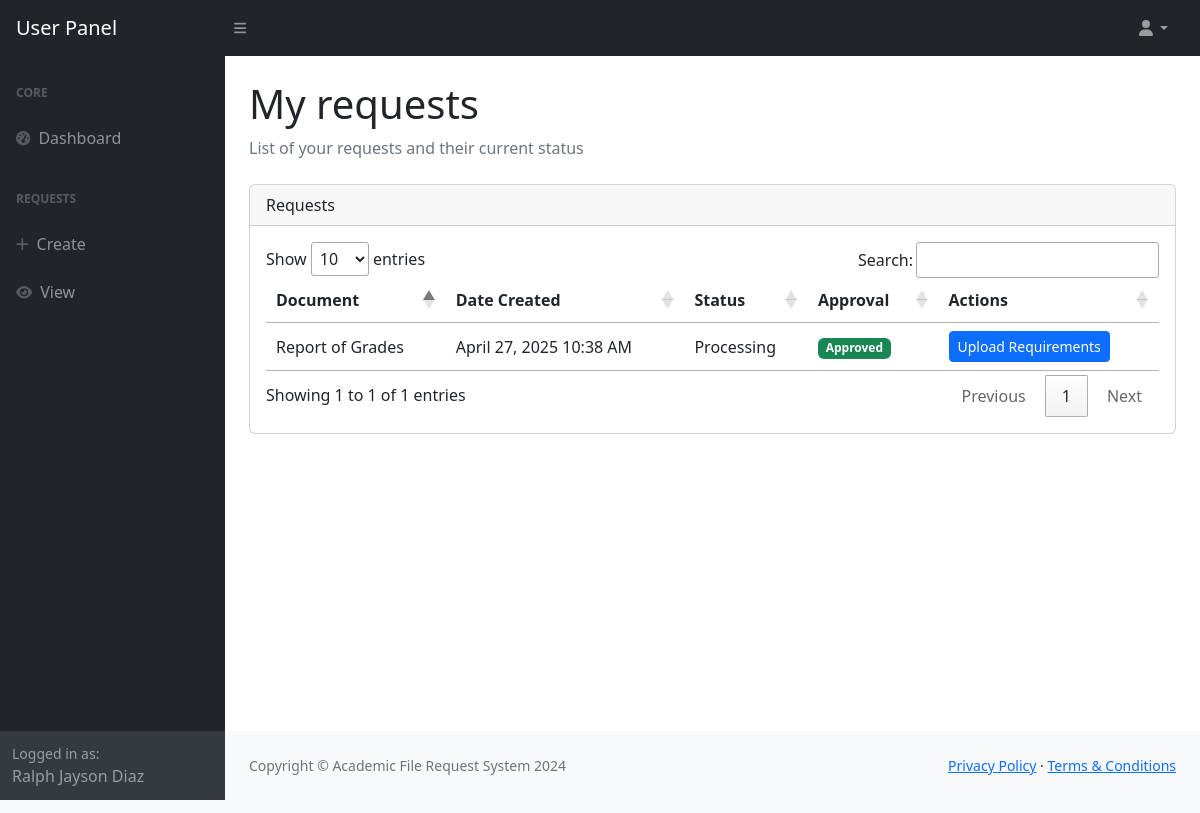
The page /request/user/ (signed in) on the database its author committed.
### onlinerequest/models.py (models this page shows, shortened)
class Record(models.Model):
    user_number = models.CharField(max_length=10)
    first_name = models.CharField(max_length=64)
    last_name = models.CharField(max_length=64)
    course_code = models.CharField(max_length=5)
    middle_name = models.CharField(max_length=64, default='De Guz Man')
    contact_no = models.IntegerField(default='09667614313')
    entry_year_from = models.IntegerField()
    entry_year_to = models.IntegerField()

class User_Request(models.Model):
    user = models.ForeignKey(User, on_delete=models.CASCADE, related_name='user_requests')
    request = models.ForeignKey(Request, on_delete=models.CASCADE, related_name='user_requests')
    status = models.CharField(max_length=64)
    uploads = models.TextField()
    requested = models.CharField(max_length=256, default="")
    purpose = models.CharField(max_length=256, blank=True)
    number_of_copies = models.IntegerField(default=1)
    uploaded_payment = models.TextField(blank=True)
    payment_status = models.CharField(max_length=10, default="Processing", blank=True)
    authorization_letter = models.TextField(blank=True)
    schedule = models.DateTimeField(null=True, blank=True)  # Pickup schedule
    date_release = models.DateTimeField(null=True, blank=True)  # Date of release/pickup
    created_at = models.DateTimeField(auto_now_add=True)
    updated_at = models.DateTimeField(auto_now=True)
    approved_requirements = models.TextField(blank=True, null=True)
    approved = models.BooleanField(default=False)

class Request(models.Model):
    description = models.CharField(max_length=256)
    files_required = models.CharField(max_length=256)
    document = models.ForeignKey(Document, on_delete=models.CASCADE)
    price = models.CharField(max_length=6, default=1.00)
    active = models.BooleanField(default=True)
    def __str__(self):
        return self.document.description

class Document(models.Model):
    code = models.CharField(max_length=64)
    description = models.CharField(max_length=64)
    active = models.BooleanField(default=True)

### onlinerequest/views/request_user.py (the view, shortened to what this page needs)
# urls.py: path('request/user/', request_user.display_user_requests),
def display_user_requests(request):
    try:
        if not request.user.is_authenticated:
            return render(request, 'user/request/view-user-request.html', {
                'user_requests': [],
                'message': 'Please log in to view your requests'
            })
        user_requests = User_Request.objects.filter(
            user=request.user,
            request__active=True
        )
        for user_request in user_requests:
            if user_request.requested:
                key = generate_key_from_user(str(user_request.id))
                decrypted_hash = decrypt_data(user_request.requested, key)
                base_path = os.path.join(settings.MEDIA_ROOT, 'onlinerequest', 'static', 'user_request', str(user_request.id), 'approved')
            if hasattr(user_request, 'authorization_letter') and user_request.authorization_letter:
                key = generate_key_from_user(str(user_request.id))
                decrypted_hash = decrypt_data(user_request.authorization_letter, key)
                base_path = os.path.join(settings.MEDIA_ROOT, 'onlinerequest', 'static', 'user_request', str(user_request.id), 'authorization_letter')
                if os.path.exists(base_path):
                    for filename in os.listdir(base_path):
                        file_path = os.path.join(base_path, filename)
                        current_hash = hashlib.sha256(file_path.encode()).hexdigest()
                        if current_hash == decrypted_hash:
                            user_request.authorization_letter_path = file_path
                            user_request.has_authorization_letter = True
                            break
                    else:
                        user_request.has_authorization_letter = False
                else:
                    user_request.has_authorization_letter = False
            else:
                user_request.has_authorization_letter = False
            if not user_request.payment_status:
                user_request.payment_status = "Approved"
                user_request.save()
        return render(request, 'user/request/view-user-request.html', {'user_requests': user_requests})
    except Exception as e:
        import traceback
        error_details = traceback.format_exc()
        print(error_details)  # Log the full traceback
        return HttpResponse(f"Error displaying user requests: {str(e)}")

### onlinerequest/context_processors.py (called while the page is built)
def user_record(request):
    if request.user.is_authenticated:
        try:
            user_record = Record.objects.get(user_number=request.user.student_number)
            return {'user_record': user_record}
        except Record.DoesNotExist:
            return {'user_record': None}
    return {'user_record': None}

def request_forms(request):
    request_forms = Request.objects.all()
    return {'request_forms': request_forms}

def user_profile(request):
    if request.user.is_authenticated:
        try:
            profile = Profile.objects.get(user=request.user)
            return {'user_profile': profile}
        except Profile.DoesNotExist:
            return {'user_profile': None}
    return {'user_profile': None}

def user_requests(request):
    if request.user.is_authenticated:
        from onlinerequest.models import User_Request
        user_requests = User_Request.objects.filter(
            user=request.user,
            request__active=True
        )
        return {'user_requests_global': user_requests}
    return {'user_requests_global': []}

def courses(request):
    all_courses = Course.objects.all()
    return {'all_courses': all_courses}

def document_types(request):
    all_document_types = Document.objects.all().order_by('description')
    return {'all_document_types': all_document_types}

### onlinerequest/models.py (called while the page is built)
def generate_key_from_user(user_id):
    return hashlib.sha256(str(user_id).encode()).digest()

def decrypt_data(encrypted_data, key):
    if not encrypted_data:
        return ''
    try:
        encrypted_bytes = base64.b64decode(encrypted_data.encode('utf-8'))
        nonce = encrypted_bytes[:16]
        tag = encrypted_bytes[16:32]
        ciphertext = encrypted_bytes[32:]
        cipher = AES.new(key, AES.MODE_EAX, nonce=nonce)
        data = cipher.decrypt_and_verify(ciphertext, tag)
        return data.decode('utf-8')
    except:
        return ''

### onlinerequest/templates/user/request/view-user-request.html (shortened to what this page needs)
{% load static %}
<!DOCTYPE html>
<html lang="en">
<head>
    {% include 'header.html' %}
</head>
<body class="sb-nav-fixed">
    {% include 'user/user-topnav.html' %}
    <div id="layoutSidenav">
        {% include 'user/user-sidenav.html' %}
        <div id="layoutSidenav_content">
            <main>
                <div class="container-fluid px-4">
                    <h1 class="mt-4">My requests</h1>
                    <ol class="breadcrumb mb-4">
                        <li class="breadcrumb-item active">List of your requests and their current status</li>
                    </ol>
                    <div class="card mb-4">
                        <div class="card-header">
                            <div class="d-flex justify-content-between align-items-center">
                                <span class="fs-6">Requests</span>
                            </div>
                        </div>
                        <div class="card-body">
                            <table id="datatable">
                                <thead>
                                    <th>Document</th>
                                    <th>Date Created</th>
                                    <th>Status</th>
                                    <th>Approval</th>
                                    <th>Actions</th>
                                </thead>
                                <tbody>
                                {% if user_requests %}
                                    {% for user_request in user_requests %}
                                        <tr>
                                            <td>{{ user_request.request }}</td>
                                            <td>{{ user_request.created_at|date:"F d, Y h:i A" }}</td>
                                            <td>{{ user_request.status }}</td>
                                            <td>
                                                {% if user_request.approved %}
                                                    <span class="badge bg-success">Approved</span>
                                                {% else %}
                                                    <span class="badge bg-warning">Pending Approval</span>
                                                {% endif %}
                                            </td>
                                            <td>
                                                {% if user_request.approved %}
                                                    {% if user_request.status == "For Pickup" or user_request.status == "for pickup" or user_request.status == "pickup" or user_request.status == "PICKUP" %}
                                                        <button class="btn btn-info btn-sm" data-bs-toggle="modal" data-bs-target="#infoModal{{ user_request.id }}">For Pickup - View Info</button>
                                                    {% elif user_request.status == "Completed" and user_request.requested %}
                                                        <a class="btn btn-primary btn-sm" href="{% static user_request.requested %}" download>Download</a>
                                                        <button class="btn btn-secondary btn-sm" onclick="generateQR('{{ user_request.id }}')">Generate QR</button>
                                                    {% elif user_request.status == "Completed" %}
                                                        <button class="btn btn-info btn-sm" data-bs-toggle="modal" data-bs-target="#infoModal{{ user_request.id }}">Completed - View Info</button>
                                                    {% elif user_request.status == "Processing" %}
                                                        <button class="btn btn-primary btn-sm" onclick="showRequirements('{{ user_request.id }}')">Upload Requirements</button>
                                                    {% else %}
                                                        <span class="text-muted">In process</span>
                                                    {% endif %}
                                                {% else %}
                                                    <span class="text-muted">Waiting for approval</span>
                                                {% endif %}
                                            </td>
                                        </tr>
                                    {% endfor %}
                                {% endif %}
                                </tbody>
                            </table>
                        </div>
                    </div>
                </div>
            </main>
            <footer class="py-4 bg-light mt-auto">
                <div class="container-fluid px-4">
                    <div class="d-flex align-items-center justify-content-between small">
                        <div class="text-muted">Copyright © Academic File Request System 2024</div>
                        <div>
                            <a href="#">Privacy Policy</a>
                            ·
                            <a href="#">Terms & Conditions</a>
                        </div>
                    </div>
                </div>
            </footer>
        </div>
    </div>
    <footer class="py-4 bg-light mt-auto">
        <div class="container-fluid px-4">
            <div class="d-flex align-items-center justify-content-between small">
                <div class="text-muted">Copyright © Academic File Request System 2024</div>
                <div>
                    <a href="#">Privacy Policy</a>
                    <a href="#">Terms & Conditions</a>
                </div>
            </div>
        </div>
    </footer>
</body>
</html>

### onlinerequest/templates/user/user-sidenav.html (shortened to what this page needs)
<div id="layoutSidenav_nav">
    <nav class="sb-sidenav accordion sb-sidenav-dark" id="sidenavAccordion">
        <div class="sb-sidenav-menu">
            <div class="nav">
                <div class="sb-sidenav-menu-heading">Core</div>
                <a class="nav-link" href="/user/dashboard/">
                    <div class="sb-nav-link-icon"><i class="fas fa-tachometer-alt"></i></div>
                    Dashboard
                </a>
                <div class="sb-sidenav-menu-heading">Requests</div>
                <a class="nav-link" href="/request/">
                    <div class="sb-nav-link-icon"><i class="fas fa-plus"></i></div>
                    Create
                </a>
                <a class="nav-link" href="/request/user/">
                    <div class="sb-nav-link-icon"><i class="fas fa-eye"></i></div>
                    View
                </a>
            </div>
        </div>
        <div class="sb-sidenav-footer">
            <div class="small">Logged in as:</div>
            {{ user_record.first_name|default:'Username' }} {{ user_record.last_name|default:'' }}
        </div>
    </nav>
</div>

### onlinerequest/templates/user/user-sidenav.html (style rules this page uses)
table.dataTable thead th { padding: 10px; }

### rows shown on the page
Record: first_name "Ralph Jayson", last_name "Diaz"
User_Request: request "Report of Grades", created_at "April 27, 2025 10:38 AM", status "Processing", approved "Approved"
